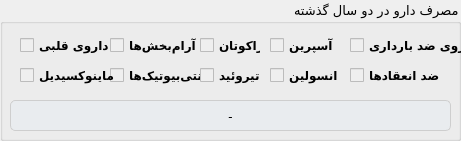
    <widget class="QGroupBox" name="groupBox_12">
     <property name="geometry">
      <rect>
       <x>10</x>
       <y>240</y>
       <width>461</width>
       <height>141</height>
      </rect>
     </property>
     <property name="font">
      <font>
       <family>Vazirmatn Black</family>
       <pointsize>10</pointsize>
      </font>
     </property>
     <property name="layoutDirection">
      <enum>Qt::RightToLeft</enum>
     </property>
     <property name="title">
      <string>مصرف دارو در دو سال گذشته</string>
     </property>
     <property name="alignment">
      <set>Qt::AlignLeading|Qt::AlignLeft|Qt::AlignVCenter</set>
     </property>
     <widget class="QCheckBox" name="contraceptive_chkbox">
      <property name="enabled">
       <bool>false</bool>
      </property>
      <property name="geometry">
       <rect>
        <x>350</x>
        <y>30</y>
        <width>141</width>
        <height>31</height>
       </rect>
      </property>
      <property name="font">
       <font>
        <family>Vazirmatn</family>
        <pointsize>9</pointsize>
        <weight>75</weight>
        <bold>true</bold>
       </font>
      </property>
      <property name="layoutDirection">
       <enum>Qt::LeftToRight</enum>
      </property>
      <property name="styleSheet">
       <string notr="true"> QCheckBox{
        background-color: none;
        color: black;
    }</string>
      </property>
      <property name="text">
       <string>داروی ضد بارداری</string>
      </property>
     </widget>
     <widget class="QCheckBox" name="sedative_chkbox">
      <property name="enabled">
       <bool>false</bool>
      </property>
      <property name="geometry">
       <rect>
        <x>110</x>
        <y>30</y>
        <width>141</width>
        <height>31</height>
       </rect>
      </property>
      <property name="font">
       <font>
        <family>Vazirmatn</family>
        <pointsize>9</pointsize>
        <weight>75</weight>
        <bold>true</bold>
       </font>
      </property>
      <property name="layoutDirection">
       <enum>Qt::LeftToRight</enum>
      </property>
      <property name="styleSheet">
       <string notr="true"> QCheckBox{
        background-color: none;
        color: black;
    }</string>
      </property>
      <property name="text">
       <string>آرام‌بخش‌ها</string>
      </property>
     </widget>
     <widget class="QCheckBox" name="heart_chkbox">
      <property name="enabled">
       <bool>false</bool>
      </property>
      <property name="geometry">
       <rect>
        <x>20</x>
        <y>30</y>
        <width>131</width>
        <height>31</height>
       </rect>
      </property>
      <property name="font">
       <font>
        <family>Vazirmatn</family>
        <pointsize>9</pointsize>
        <weight>75</weight>
        <bold>true</bold>
       </font>
      </property>
      <property name="layoutDirection">
       <enum>Qt::LeftToRight</enum>
      </property>
      <property name="styleSheet">
       <string notr="true"> QCheckBox{
        background-color: none;
        color: black;
    }</string>
      </property>
      <property name="text">
       <string>داروی قلبی</string>
      </property>
     </widget>
     <widget class="QCheckBox" name="anticoagulants_chkbox">
      <property name="enabled">
       <bool>false</bool>
      </property>
      <property name="geometry">
       <rect>
        <x>350</x>
        <y>60</y>
        <width>101</width>
        <height>31</height>
       </rect>
      </property>
      <property name="font">
       <font>
        <family>Vazirmatn</family>
        <pointsize>9</pointsize>
        <weight>75</weight>
        <bold>true</bold>
       </font>
      </property>
      <property name="layoutDirection">
       <enum>Qt::LeftToRight</enum>
      </property>
      <property name="styleSheet">
       <string notr="true"> QCheckBox{
        background-color: none;
        color: black;
    }</string>
      </property>
      <property name="text">
       <string>ضد انعقادها</string>
      </property>
     </widget>
     <widget class="QCheckBox" name="antibioticsMedicine_chkbox">
      <property name="enabled">
       <bool>false</bool>
      </property>
      <property name="geometry">
       <rect>
        <x>110</x>
        <y>60</y>
        <width>141</width>
        <height>31</height>
       </rect>
      </property>
      <property name="font">
       <font>
        <family>Vazirmatn</family>
        <pointsize>9</pointsize>
        <weight>75</weight>
        <bold>true</bold>
       </font>
      </property>
      <property name="layoutDirection">
       <enum>Qt::LeftToRight</enum>
      </property>
      <property name="styleSheet">
       <string notr="true"> QCheckBox{
        background-color: none;
        color: black;
    }</string>
      </property>
      <property name="text">
       <string>آنتی‌بیوتیک‌ها</string>
      </property>
     </widget>
     <widget class="QCheckBox" name="Minoxidil_chkbox">
      <property name="enabled">
       <bool>false</bool>
      </property>
      <property name="geometry">
       <rect>
        <x>20</x>
        <y>60</y>
        <width>141</width>
        <height>31</height>
       </rect>
      </property>
      <property name="font">
       <font>
        <family>Vazirmatn</family>
        <pointsize>9</pointsize>
        <weight>75</weight>
        <bold>true</bold>
       </font>
      </property>
      <property name="layoutDirection">
       <enum>Qt::LeftToRight</enum>
      </property>
      <property name="styleSheet">
       <string notr="true"> QCheckBox{
        background-color: none;
        color: black;
    }</string>
      </property>
      <property name="text">
       <string>ماینوکسیدیل</string>
      </property>
     </widget>
     <widget class="QCheckBox" name="aspirin_chkbox">
      <property name="enabled">
       <bool>false</bool>
      </property>
      <property name="geometry">
       <rect>
        <x>270</x>
        <y>30</y>
        <width>71</width>
        <height>31</height>
       </rect>
      </property>
      <property name="font">
       <font>
        <family>Vazirmatn</family>
        <pointsize>9</pointsize>
        <weight>75</weight>
        <bold>true</bold>
       </font>
      </property>
      <property name="layoutDirection">
       <enum>Qt::LeftToRight</enum>
      </property>
      <property name="styleSheet">
       <string notr="true"> QCheckBox{
        background-color: none;
        color: black;
    }</string>
      </property>
      <property name="text">
       <string>آسپرین</string>
      </property>
     </widget>
     <widget class="QCheckBox" name="thyroidMedicine_chkbox">
      <property name="enabled">
       <bool>false</bool>
      </property>
      <property name="geometry">
       <rect>
        <x>200</x>
        <y>60</y>
        <width>61</width>
        <height>31</height>
       </rect>
      </property>
      <property name="font">
       <font>
        <family>Vazirmatn</family>
        <pointsize>9</pointsize>
        <weight>75</weight>
        <bold>true</bold>
       </font>
      </property>
      <property name="layoutDirection">
       <enum>Qt::LeftToRight</enum>
      </property>
      <property name="styleSheet">
       <string notr="true"> QCheckBox{
        background-color: none;
        color: black;
    }</string>
      </property>
      <property name="text">
       <string>تیروئید</string>
      </property>
     </widget>
     <widget class="QCheckBox" name="insulin_chkbox">
      <property name="enabled">
       <bool>false</bool>
      </property>
      <property name="geometry">
       <rect>
        <x>270</x>
        <y>60</y>
        <width>71</width>
        <height>31</height>
       </rect>
      </property>
      <property name="font">
       <font>
        <family>Vazirmatn</family>
        <pointsize>9</pointsize>
        <weight>75</weight>
        <bold>true</bold>
       </font>
      </property>
      <property name="layoutDirection">
       <enum>Qt::LeftToRight</enum>
      </property>
      <property name="styleSheet">
       <string notr="true"> QCheckBox{
        background-color: none;
        color: black;
    }</string>
      </property>
      <property name="text">
       <string>انسولین</string>
      </property>
     </widget>
     <widget class="QCheckBox" name="roaccutane_chkbox">
      <property name="enabled">
       <bool>false</bool>
      </property>
      <property name="geometry">
       <rect>
        <x>200</x>
        <y>30</y>
        <width>61</width>
        <height>31</height>
       </rect>
      </property>
      <property name="font">
       <font>
        <family>Vazirmatn</family>
        <pointsize>9</pointsize>
        <weight>75</weight>
        <bold>true</bold>
       </font>
      </property>
      <property name="layoutDirection">
       <enum>Qt::LeftToRight</enum>
      </property>
      <property name="styleSheet">
       <string notr="true"> QCheckBox{
        background-color: none;
        color: black;
    }</string>
      </property>
      <property name="text">
       <string>راکوتان</string>
      </property>
     </widget>
     <widget class="QLabel" name="medicationOtherItems_lbl">
      <property name="geometry">
       <rect>
        <x>10</x>
        <y>100</y>
        <width>441</width>
        <height>31</height>
       </rect>
      </property>
      <property name="font">
       <font>
        <family>Vazirmatn</family>
        <pointsize>10</pointsize>
        <weight>50</weight>
        <bold>false</bold>
       </font>
      </property>
      <property name="styleSheet">
       <string notr="true">border: 1px solid;
border-color: rgb(232, 232, 232);
background-color: rgb(233, 236, 239);
border-radius: 5px;
border-color: rgb(206, 206, 206); </string>
      </property>
      <property name="text">
       <string>-</string>
      </property>
      <property name="alignment">
       <set>Qt::AlignCenter</set>
      </property>
     </widget>
    </widget>
